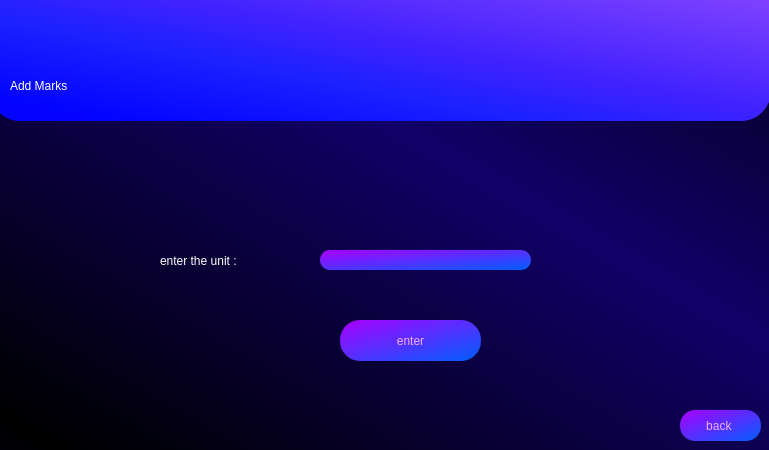
<?xml version="1.0" encoding="UTF-8"?>
<ui version="4.0">
 <class>Dialog</class>
 <widget class="QDialog" name="Dialog">
  <property name="geometry">
   <rect>
    <x>0</x>
    <y>0</y>
    <width>769</width>
    <height>450</height>
   </rect>
  </property>
  <property name="minimumSize">
   <size>
    <width>769</width>
    <height>450</height>
   </size>
  </property>
  <property name="maximumSize">
   <size>
    <width>769</width>
    <height>450</height>
   </size>
  </property>
  <property name="windowTitle">
   <string>Dialog</string>
  </property>
  <property name="styleSheet">
   <string notr="true">QDialog#Dialog{
background-color: qlineargradient(spread:reflect, x1:0.0454545, y1:0.966, x2:0.619, y2:0.386, stop:0 rgba(0, 0, 0, 255), stop:1 rgba(17, 0, 104, 255));
}</string>
  </property>
  <widget class="QLabel" name="label">
   <property name="geometry">
    <rect>
     <x>-10</x>
     <y>-30</y>
     <width>781</width>
     <height>151</height>
    </rect>
   </property>
   <property name="styleSheet">
    <string notr="true">background-color: qlineargradient(spread:pad, x1:0.091, y1:0.931955, x2:1, y2:0, stop:0 rgba(3, 3, 255, 255), stop:0.289773 rgba(27, 33, 255, 255), stop:0.482955 rgba(65, 34, 255, 255), stop:0.869318 rgba(124, 64, 255, 255), stop:1 rgba(159, 25, 255, 255));
font: 240pt &quot;Terminal&quot;;
border-radius : 30px</string>
   </property>
   <property name="text">
    <string/>
   </property>
  </widget>
  <widget class="QLabel" name="label_2">
   <property name="geometry">
    <rect>
     <x>10</x>
     <y>50</y>
     <width>611</width>
     <height>71</height>
    </rect>
   </property>
   <property name="styleSheet">
    <string notr="true">font: 75 58pt &quot;Arial&quot;;
color: rgb(255, 255, 255);</string>
   </property>
   <property name="text">
    <string>Add Marks</string>
   </property>
  </widget>
  <widget class="QLabel" name="name_label">
   <property name="geometry">
    <rect>
     <x>160</x>
     <y>250</y>
     <width>231</width>
     <height>21</height>
    </rect>
   </property>
   <property name="styleSheet">
    <string notr="true">font: 75 14pt &quot;Arial&quot;;
color: rgb(255, 255, 255);</string>
   </property>
   <property name="text">
    <string>enter the unit :</string>
   </property>
  </widget>
  <widget class="QLineEdit" name="name">
   <property name="geometry">
    <rect>
     <x>320</x>
     <y>250</y>
     <width>211</width>
     <height>20</height>
    </rect>
   </property>
   <property name="styleSheet">
    <string notr="true">QLineEdit{
border-radius : 10px;
 color: rgb(246, 172, 255);
font: 12pt &quot;Arial&quot;;
background-color: qlineargradient(spread:pad, x1:0.994, y1:1, x2:0, y2:0, stop:             0.0227273 rgba(5, 92, 255, 255), stop:1 rgba(170, 0, 255, 255));

}


</string>
   </property>
   <property name="alignment">
    <set>Qt::AlignCenter</set>
   </property>
  </widget>
  <widget class="QPushButton" name="enter_exe">
   <property name="geometry">
    <rect>
     <x>340</x>
     <y>320</y>
     <width>141</width>
     <height>41</height>
    </rect>
   </property>
   <property name="styleSheet">
    <string notr="true"> QPushButton{


 color: rgb(246, 172, 255);
 font: 14pt &quot;Arial&quot;; 
 background-color: qlineargradient(spread:pad, x1:0.994, y1:1, x2:0, y2:0,     stop:0.0227273 rgba(5, 92, 255, 255), stop:1 rgba(170, 0, 255, 255));
 border-color: rgb(170, 0, 255);
 border-radius : 20px;



}

QPushButton:hover{
 background-color: rgb(170, 85, 255);


}</string>
   </property>
   <property name="text">
    <string>enter</string>
   </property>
  </widget>
  <widget class="QPushButton" name="back">
   <property name="geometry">
    <rect>
     <x>680</x>
     <y>410</y>
     <width>81</width>
     <height>31</height>
    </rect>
   </property>
   <property name="styleSheet">
    <string notr="true"> QPushButton{


 color: rgb(246, 172, 255);
 font: 14pt &quot;Arial&quot;; 
 background-color: qlineargradient(spread:pad, x1:0.994, y1:1, x2:0, y2:0,     stop:0.0227273 rgba(5, 92, 255, 255), stop:1 rgba(170, 0, 255, 255));
 border-color: rgb(170, 0, 255);
 border-radius : 15px;



}

QPushButton:hover{
 background-color: rgb(170, 85, 255);


}</string>
   </property>
   <property name="text">
    <string>back </string>
   </property>
  </widget>
  <widget class="QLabel" name="message_label">
   <property name="geometry">
    <rect>
     <x>170</x>
     <y>150</y>
     <width>451</width>
     <height>71</height>
    </rect>
   </property>
   <property name="styleSheet">
    <string notr="true">color: rgb(255, 255, 255);

font: 12pt &quot;Arial&quot;;</string>
   </property>
   <property name="text">
    <string/>
   </property>
   <property name="alignment">
    <set>Qt::AlignCenter</set>
   </property>
  </widget>
 </widget>
 <resources/>
 <connections/>
</ui>
